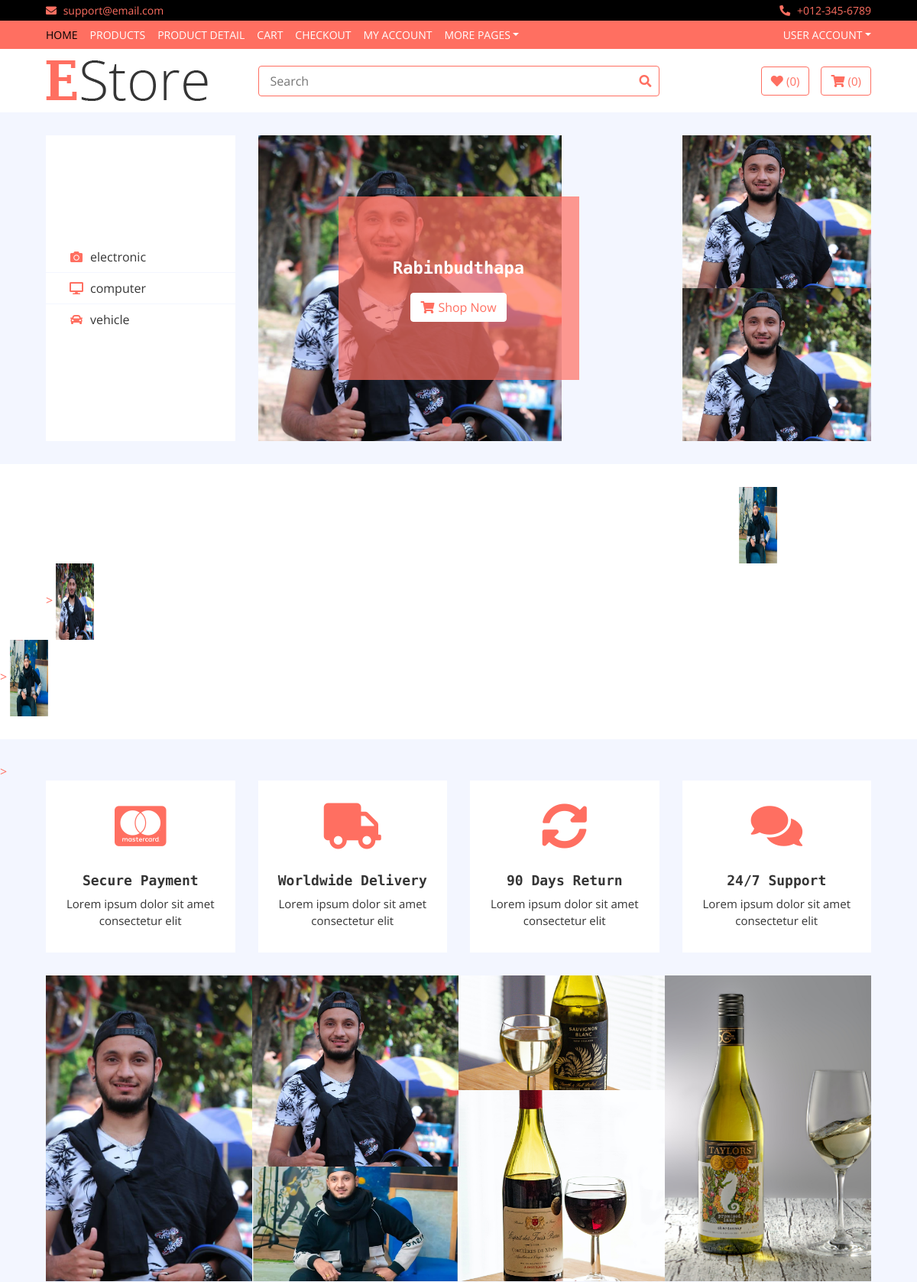
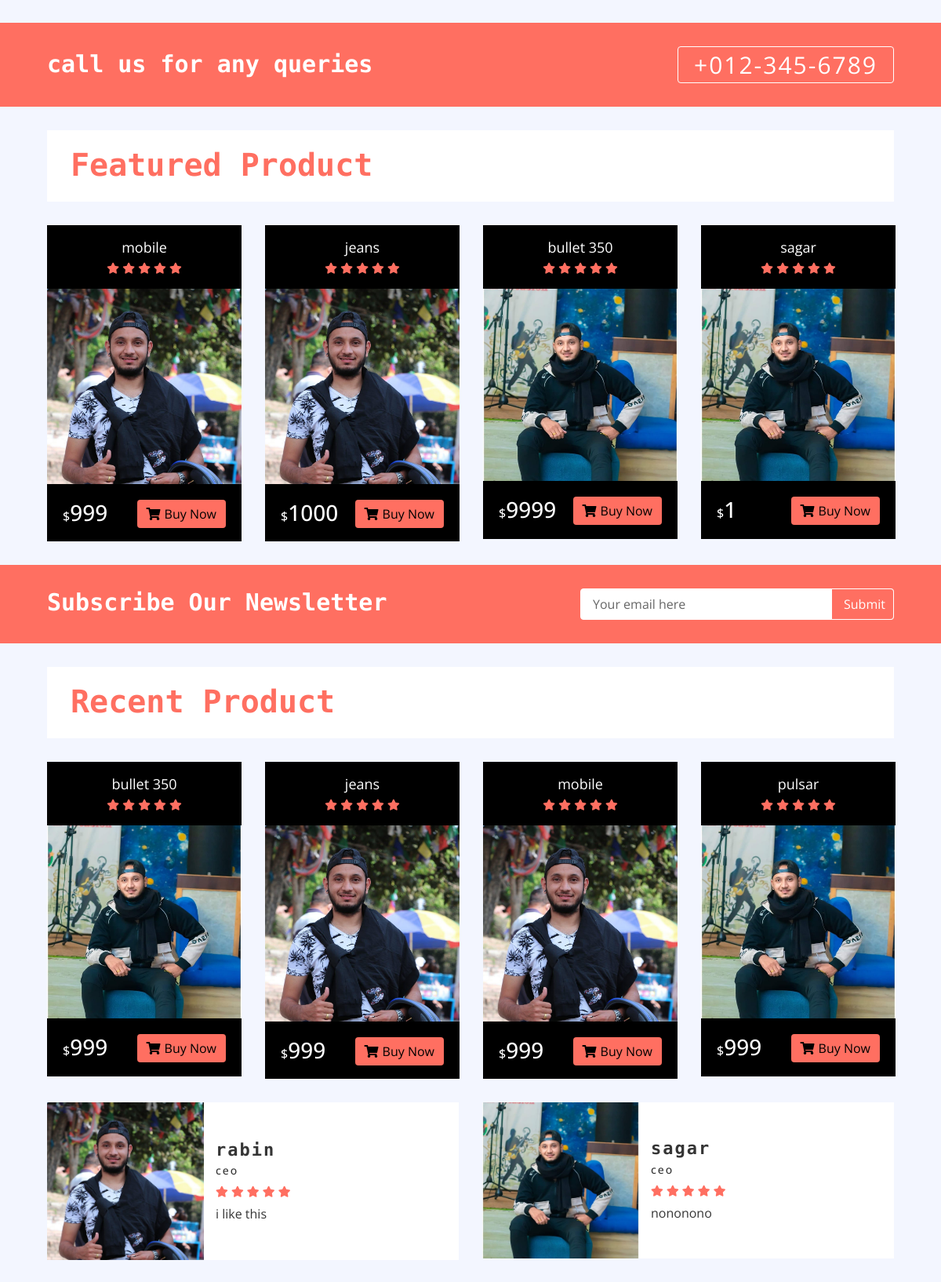
The page / (upper part) on the database its author committed (2 pictures, top to bottom).
### home/models.py (models this page shows, shortened)
class Category(models.Model):
    name=models.CharField(max_length=200)
    logo=models.CharField(max_length=200,blank=True)
    slug=models.CharField(max_length=500,unique=True)

class Slider(models.Model):
        name=models.CharField(max_length=500)
        image=models.ImageField(upload_to="media")
        description=models.TextField(blank=True)
        rank=models.IntegerField()
        url=models.URLField(blank=True,max_length=500)

class Ad(models.Model):
        name=models.CharField(max_length=500)
        image=models.ImageField(upload_to='media')
        description=models.TextField()
        rank=models.IntegerField()

class Brand(models.Model):
    name = models.CharField(max_length=500)
    image = models.ImageField(upload_to='media')
    rank = models.IntegerField()
    slug = models.CharField(max_length=500, default="")

class Product(models.Model):
        name=models.CharField(max_length=300)
        price=models.IntegerField()
        discounted_price=models.IntegerField(default=0)
        image=models.ImageField(upload_to='media')
        description=models.TextField(blank=True)
        specification=models.TextField(blank=True)
        category=models.ForeignKey(Category,on_delete=models.CASCADE)
        brand=models.ForeignKey(Brand,on_delete=models.CASCADE)
        stock=models.CharField(choices=STOCK,max_length=50)
        labels=models.CharField(choices=LABELS,max_length=50,blank=True)
        slug = models.CharField(max_length=500, default="")

class Review(models.Model):
        name=models.CharField(max_length=300)
        post=models.CharField(max_length=300)
        comment=models.TextField()
        image=models.ImageField(upload_to="media")

### home/views.py (the view)
# urls.py: path('',HomeView.as_view(),name='home'),
class HomeView(Base):
    def get(self,request):
        self.views['categories']=Category.objects.all()
        self.views['brands']=Brand.objects.all()
        self.views['sliders']=Slider.objects.all()
        self.views['reviews'] = Review.objects.all()
        self.views['hots'] = Product.objects.filter(labels='hot')
        self.views['news'] = Product.objects.filter(labels='new')
        self.views['ads']=Ad.objects.all()
        return render(request,'index.html',self.views)

### templates/index.html (shortened to what this page needs)
{% extends 'base.html'%}
{% load static %}
{% block content %}
        <div class="header">
            <div class="container-fluid">
                <div class="row">
                    <div class="col-md-3">
                        <nav class="navbar bg-light">
                            <ul class="navbar-nav">
                             {% for cat in categories %}
                                <li class="nav-item">
                                    <a class="nav-link" href="/category/{{cat.slug}}"><i class="fa fa-{{cat.logo}}"></i>{{cat.name}}</a>
                                </li>
                             {% endfor %}
                            </ul>
                        </nav>
                    </div>
                    <div class="col-md-6">
                        <div class="header-slider normal-slider">
                            {% for slider in sliders %}
                            <div class="header-slider-item">
                                <img src="{{slider.image.url}}" style = "height: 400px; width: 600pxpx;" alt="Slider Image" />
                                <div class="header-slider-caption">
                                    <p>{{slider.description}}</p>
                                    <a class="btn" href=""><i class="fa fa-shopping-cart"></i>Shop Now</a>
                                </div>
                            </div>
                           {% endfor %}
                        </div>
                    </div>
                    <div class="col-md-3">
                        <div class="header-img">
                            {% for ad in ads %}
                            {% if ad.rank == 1 %}
                            <div class="img-item">
                                <img src="{{ad.image.url}}" />
                            </div>
                            {% endif %}
                            {% endfor %}
                             {% for ad in ads %}
                            {% if ad.rank == 2 %}
                            <div class="img-item">
                                <img src="{{ad.image.url}}" />
                            </div>
                             {% endif %}
                            {% endfor %}
                        </div>
                    </div>
                </div>
            </div>
        </div>
        <div class="brand">
            <div class="container-fluid">
                <div class="brand-slider">
                          {% for brand in brands %}
                    <a href="/brand/{{brand.slug}}" <div class="brand-item"><img src="{{brand.image.url}}" style="height:100px;width:50px"; alt=""></div>> </a>
                          {% endfor %}
        <div class="feature">
            <div class="container-fluid">
                <div class="row align-items-center">
                    <div class="col-lg-3 col-md-6 feature-col">
                        <div class="feature-content">
                            <i class="fab fa-cc-mastercard"></i>
                            <h2>Secure Payment</h2>
                            <p>
                                Lorem ipsum dolor sit amet consectetur elit
                            </p>
                        </div>
                    </div>
                    <div class="col-lg-3 col-md-6 feature-col">
                        <div class="feature-content">
                            <i class="fa fa-truck"></i>
                            <h2>Worldwide Delivery</h2>
                            <p>
                                Lorem ipsum dolor sit amet consectetur elit
                            </p>
                        </div>
                    </div>
                    <div class="col-lg-3 col-md-6 feature-col">
                        <div class="feature-content">
                            <i class="fa fa-sync-alt"></i>
                            <h2>90 Days Return</h2>
                            <p>
                                Lorem ipsum dolor sit amet consectetur elit
                            </p>
                        </div>
                    </div>
                    <div class="col-lg-3 col-md-6 feature-col">
                        <div class="feature-content">
                            <i class="fa fa-comments"></i>
                            <h2>24/7 Support</h2>
                            <p>
                                Lorem ipsum dolor sit amet consectetur elit
                            </p>
                        </div>
                    </div>
                </div>
            </div>
        </div>
        <div class="category">
            <div class="container-fluid">
                <div class="row">
                    <div class="col-md-3">
                        {% for ad in ads %}
                    {% if ad.rank == 1%}
                        <div class="category-item ch-400">
                            <img src="{{ad.image.url}}" />
                        </div>
                        {% endif %}
                    {% endfor %}
                    </div>
                    <div class="col-md-3">
                        {% for ad in ads %}
                        {% if ad.rank == 2 %}
                        <div class="category-item ch-250">
                            <img src="{{ad.image.url}}" />
                        </div>
                        {% endif %}
                         {% endfor %}
                         {% for ad in ads %}
                        {% if ad.rank == 3 %}
                        <div class="category-item ch-150">
                            <img src="{{ad.image.url}}" />
                        </div>
                        {% endif %}
                        {% endfor %}
                    </div>
                    <div class="col-md-3">
                        {% for ad in ads %}
                        {% if ad.rank == 4 %}
                        <div class="category-item ch-150">
                            <img src="{{ad.image.url}}" />
                        </div>
                        {% endif %}
                        {% endfor %}
                         {% for ad in ads %}
                        {% if ad.rank == 5 %}
                        <div class="category-item ch-250">
                            <img src="{{ad.image.url}}" />
                        </div>
                        {% endif %}
                        {% endfor %}
                    </div>
                    {% for ad in ads %}
                    {% if ad.rank == 6 %}
                    <div class="col-md-3">
                        <div class="category-item ch-400">
                            <img src="{{ad.image.url}}" />
                        </div>
                    </div>
                    {% endif %}
                    {% endfor %}
                </div>
            </div>
        </div>
        <div class="call-to-action">
            <div class="container-fluid">
                <div class="row align-items-center">
                    <div class="col-md-6">
                        <h1>call us for any queries</h1>
                    </div>
                    <div class="col-md-6">
                        <a href="tel:0123456789">+012-345-6789</a>
                    </div>
                </div>
            </div>
        </div>
        <div class="featured-product product">
            <div class="container-fluid">
                <div class="section-header">
                    <h1>Featured Product</h1>
                </div>
                <div class="row align-items-center product-slider product-slider-4">
                    {% for hot in hots %}
                    <div class="col-lg-3">
                        <div class="product-item">
                            <div class="product-title">
                                <a href="/product/{{hot.slug}}">{{hot.name}}</a>
                                <div class="ratting">
                                    <i class="fa fa-star"></i>
                                    <i class="fa fa-star"></i>
                                    <i class="fa fa-star"></i>
                                    <i class="fa fa-star"></i>
                                    <i class="fa fa-star"></i>
                                </div>
                            </div>
                            <div class="product-image">
                                <a href="product-detail.html">
                                    <img src="{{hot.image.url}}" alt="Product Image">
                                </a>
                            </div>
                            <div class="product-price">
                                {% if hot.discounted_price > 0 %}
                                <h3><span>$</span>{{hot.discounted_price}}</h3>
                                {% else %}
                                 <h3><span>$</span>{{hot.price}}</h3>
                                {% endif %}
                                <a class="btn" href=""><i class="fa fa-shopping-cart"></i>Buy Now</a>
                            </div>
                        </div>
                    </div>
                    {% endfor %}
                </div>
            </div>
        </div>
        <div class="newsletter">
            <div class="container-fluid">
                <div class="row">
                    <div class="col-md-6">
                        <h1>Subscribe Our Newsletter</h1>
                    </div>
                    <div class="col-md-6">
                        <div class="form">
                            <input type="email" value="Your email here">
                            <button>Submit</button>
                        </div>
                    </div>
                </div>
            </div>
        </div>
        <div class="recent-product product">
            <div class="container-fluid">
                <div class="section-header">
                    <h1>Recent Product</h1>
                </div>
                <div class="row align-items-center product-slider product-slider-4">
                    {% for new in news %}
                    <div class="col-lg-3">
                        <div class="product-item">
                            <div class="product-title">
                                <a href="/product/{{new.slug}}">{{new.name}}</a>
                                <div class="ratting">
                                    <i class="fa fa-star"></i>
                                    <i class="fa fa-star"></i>
                                    <i class="fa fa-star"></i>
                                    <i class="fa fa-star"></i>
                                    <i class="fa fa-star"></i>
                                </div>
                            </div>
                            <div class="product-image">
                                <a href="product-detail.html">
                                    <img src="{{new.image.url}}" alt="Product Image">
                                </a>
                            </div>
                            <div class="product-price">
                                {% if new.discounted_price > 0 %}
                                <h3><span>$</span>{{new.discounted_price}}</h3>
                                {% else %}
                                 <h3><span>$</span>{{new.price}}</h3>
                                {% endif %}
                                <a class="btn" href=""><i class="fa fa-shopping-cart"></i>Buy Now</a>
                            </div>
                        </div>
                    </div>
                       {% endfor %}
                </div>
            </div>
        </div>
        <div class="review">
            <div class="container-fluid">
                <div class="row align-items-center review-slider normal-slider">
                    {% for review in reviews %}
                    <div class="col-md-6">
                        <div class="review-slider-item">
                            <div class="review-img">
                                <img src="{{review.image.url}}" alt="Image">
                            </div>
                            <div class="review-text">
                                <h2>{{review.name}}</h2>
                                <h3>{{review.post}}</h3>
                                <div class="ratting">
                                    <i class="fa fa-star"></i>
                                    <i class="fa fa-star"></i>
                                    <i class="fa fa-star"></i>
                                    <i class="fa fa-star"></i>
                                    <i class="fa fa-star"></i>
                                </div>
                                <p>
                                   {{review.comment}}
                                </p>
                            </div>
                        </div>
                    </div>
                    {% endfor %}
                </div>
            </div>
        </div>
{% endblock %}

### rows shown on the page
Category: name "electronic"
Category: name "computer"
Category: name "vehicle"
Slider: image (picture), description "Rabinbudthapa"
Ad: image (picture)
Ad: image (picture)
Brand: image (picture)
Brand: image (picture)
Brand: image (picture)
Ad: image (picture)
Ad: image (picture)
Ad: image (picture)
Ad: image (picture)
Product: name "mobile", image (picture), discounted_price "999"
Product: name "jeans", image (picture), price "1000"
Product: name "bullet 350", image (picture), discounted_price "9999"
Product: name "sagar", image (picture), discounted_price "1"
Product: name "bullet 350", image (picture), discounted_price "999"
Product: name "jeans", image (picture), discounted_price "999"
Product: name "mobile", image (picture), discounted_price "999"
Product: name "pulsar", image (picture), discounted_price "999"
Review: image (picture), name "rabin", post "ceo", comment "i like this"
Review: image (picture), name "sagar", post "ceo", comment "nononono"
